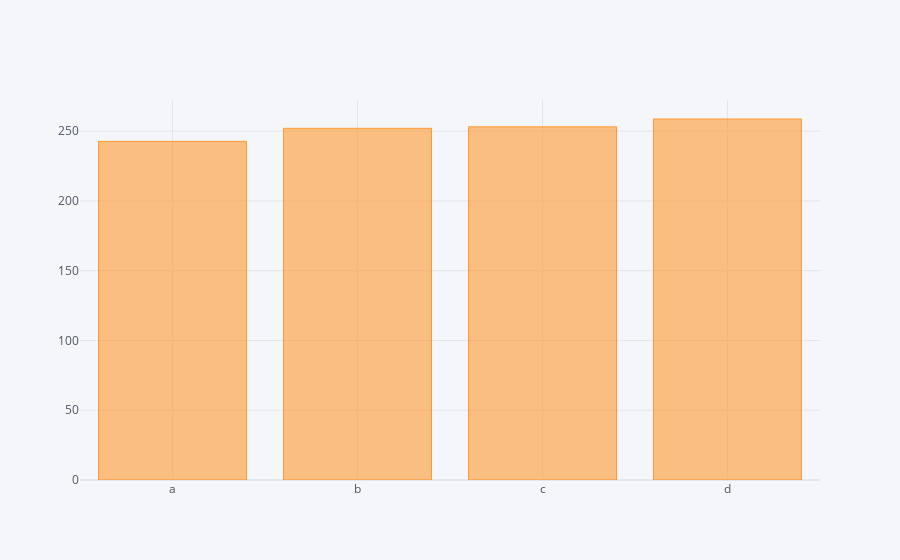

The cell this chart's notebook holds for it:
### Code cell
df1.sum().iplot(kind='bar')

### Figure 1 — Plotly figure (JSON) as saved in the notebook; plotly's stock layout.template omitted (floating-point values rounded to 4 significant figures)
{"data": [{"marker": {"color": "rgba(255, 153, 51, 0.6)", "line": {"color": "rgba(255, 153, 51, 1.0)", "width": 1}}, "name": "None", "orientation": "v", "text": "", "type": "bar", "x": ["a", "b", "c", "d"], "y": [242.6, 252.0, 253.1, 258.7]}], "layout": {"legend": {"bgcolor": "#F5F6F9", "font": {"color": "#4D5663"}}, "paper_bgcolor": "#F5F6F9", "plot_bgcolor": "#F5F6F9", "title": {"font": {"color": "#4D5663"}}, "xaxis": {"gridcolor": "#E1E5ED", "showgrid": true, "tickfont": {"color": "#4D5663"}, "title": {"font": {"color": "#4D5663"}, "text": ""}, "zerolinecolor": "#E1E5ED"}, "yaxis": {"gridcolor": "#E1E5ED", "showgrid": true, "tickfont": {"color": "#4D5663"}, "title": {"font": {"color": "#4D5663"}, "text": ""}, "zerolinecolor": "#E1E5ED"}}}
